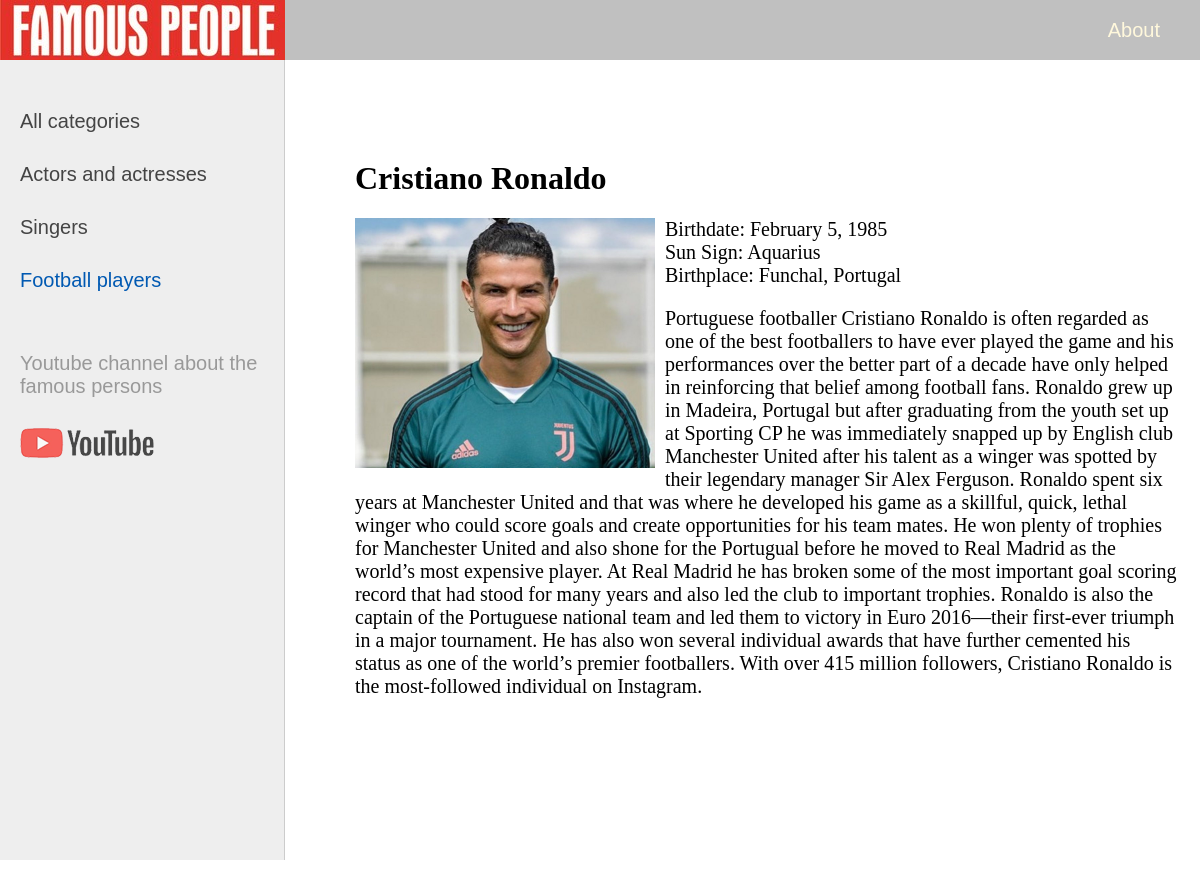
Screenshot of /post/cristiano-ronaldo/ with the database file from the repository.
### famous/models.py (models this page shows, shortened)
class Category(models.Model):
    name =  models.CharField(max_length=100, db_index=True)
    slug = models.SlugField(max_length=255, unique=True, db_index=True, verbose_name='URL')
    def get_absolute_url(self):
        return reverse('category', kwargs={'cat_slug':self.slug})
    class Meta:
        verbose_name = "Category"
        verbose_name_plural = "Categories"
        ordering = ['id']

class Famous(models.Model):
    title = models.CharField(max_length=255)
    slug = models.SlugField(max_length=255, unique=True, db_index=True, verbose_name='URL')
    content = models.TextField(blank=True)
    photo = models.ImageField(null=True, upload_to='photos/')
    time_create = models.DateTimeField(auto_now_add=True)
    time_update = models.DateTimeField(auto_now=True)
    cat = models.ForeignKey('Category', on_delete=models.PROTECT)
    class Meta:
        verbose_name = "Famous people"
        verbose_name_plural = "Famous people"
        ordering = ['-cat']

### famous/views.py (the view)
# urls.py: path('post/<slug:post_slug>/', show_post, name='post'),
def show_post(request, post_slug):
    post = get_object_or_404(Famous, slug=post_slug)
    context = {
        'post': post,
        'title': post.title,
        'cat_selected': post.cat_id,
    }
    return render(request, 'famous/post.html', context=context)

### famous/templatetags/famous_tags.py (called while the page is built)
@register.inclusion_tag('famous/list_categories.html')
def show_categories(cat_selected=0):
    cats = Category.objects.all()
    return {'cats': cats, 'cat_selected': cat_selected}

### famous/templates/famous/post.html
{% extends 'famous/base.html' %}
{% block content %}
<h1>{{post.title}}</h1>
{% if post.photo %}
<p><img class="img-article-left" src="{{post.photo.url}}"></p>
{% endif %}
{{post.content|linebreaks}}
{% endblock %}

### famous/templates/famous/list_categories.html
{% for c in cats %}
	{% if c.pk == cat_selected %}
		 <li class ='selected'>{{c.name}}</li>
	{% else %}
		<li><a href="{{ c.get_absolute_url }}">{{ c.name }}</a></li>
	{% endif %}
{% endfor %}

### famous/static/famous/css/styles.css (style rules this page uses)
html, body { font-family: 'Arial'; margin: 0; padding: 0; height: 100%; width: 100%; color: #444; }
a { color: #0059b2; text-decoration: none; }
img { max-width: 600px; height: auto; }
img.img-article-left { max-width: 300px; height: auto; float: left; padding: 0 10px 10px 0; }
.left-chapters ul li { margin: 30px 0 0 0; color: #999; }
.left-chapters ul li.selected { color: #0059b2; }
.left-chapters ul li a { color: #444; text-decoration: none; }
.content-text h1 { font-size: 32px; }

### rows the page displays
Category: name "Actors and actresses"
Category: name "Singers"
Category: name "Football players"
Famous: title "Cristiano Ronaldo", photo (picture), content "Birthdate: February 5, 1985 Sun Sign: Aquarius Birthplace: Funchal, Portugal Portuguese footballer Cristiano Ronaldo is often regarded as one of the best footballers to have ever played the game and his performances over the better part of a decade have only helped in reinforcing that belief among football fans. Ronaldo grew up in Madeira, Portugal but after graduating from the youth set up at Sporting CP he was immediately snapped up by English club Manchester United after his talent as a winger was spotted by their legendary manager Sir Alex Ferguson. Ronaldo spent six years at Manchester United and that was where he developed his game as a skillful, quick, lethal winger who could score…"
